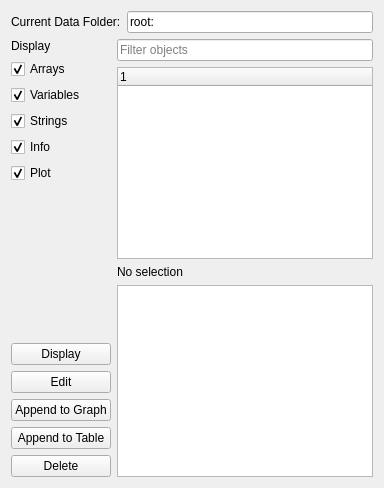
<?xml version="1.0" encoding="UTF-8"?>
<ui version="4.0">
 <class>DataBrowser</class>
 <widget class="QWidget" name="DataBrowser">
  <property name="windowTitle">
   <string>Data Browser</string>
  </property>
  <layout class="QVBoxLayout" name="verticalLayout">
   <item>
    <layout class="QHBoxLayout" name="folderLayout">
     <item>
      <widget class="QLabel" name="folder_label">
       <property name="text">
        <string>Current Data Folder:</string>
       </property>
      </widget>
     </item>
     <item>
      <widget class="QLineEdit" name="current_folder_edit">
       <property name="readOnly">
        <bool>true</bool>
       </property>
       <property name="text">
        <string>root:</string>
       </property>
      </widget>
     </item>
    </layout>
   </item>
   <item>
    <layout class="QHBoxLayout" name="mainLayout">
     <item>
      <layout class="QVBoxLayout" name="filterLayout">
       <item>
        <widget class="QLabel" name="display_label">
         <property name="text">
          <string>Display</string>
         </property>
        </widget>
       </item>
       <item>
        <widget class="QCheckBox" name="waves_checkbox">
         <property name="text">
          <string>Arrays</string>
         </property>
         <property name="checked">
          <bool>true</bool>
         </property>
        </widget>
       </item>
       <item>
        <widget class="QCheckBox" name="variables_checkbox">
         <property name="text">
          <string>Variables</string>
         </property>
         <property name="checked">
          <bool>true</bool>
         </property>
        </widget>
       </item>
       <item>
        <widget class="QCheckBox" name="strings_checkbox">
         <property name="text">
          <string>Strings</string>
         </property>
         <property name="checked">
          <bool>true</bool>
         </property>
        </widget>
       </item>
       <item>
        <widget class="QCheckBox" name="info_checkbox">
         <property name="text">
          <string>Info</string>
         </property>
         <property name="checked">
          <bool>true</bool>
         </property>
        </widget>
       </item>
       <item>
        <widget class="QCheckBox" name="plot_checkbox">
         <property name="text">
          <string>Plot</string>
         </property>
         <property name="checked">
          <bool>true</bool>
         </property>
        </widget>
       </item>
       <item>
        <spacer name="verticalSpacer">
         <property name="orientation">
          <enum>Qt::Vertical</enum>
         </property>
         <property name="sizeHint" stdset="0">
          <size>
           <width>20</width>
           <height>40</height>
          </size>
         </property>
        </spacer>
       </item>
       <item>
        <widget class="QPushButton" name="display_button">
         <property name="text">
          <string>Display</string>
         </property>
        </widget>
       </item>
       <item>
        <widget class="QPushButton" name="edit_button">
         <property name="text">
          <string>Edit</string>
         </property>
        </widget>
       </item>
       <item>
        <widget class="QPushButton" name="append_graph_button">
         <property name="text">
          <string>Append to Graph</string>
         </property>
        </widget>
       </item>
       <item>
        <widget class="QPushButton" name="append_table_button">
         <property name="text">
          <string>Append to Table</string>
         </property>
        </widget>
       </item>
       <item>
        <widget class="QPushButton" name="delete_button">
         <property name="text">
          <string>Delete</string>
         </property>
        </widget>
       </item>
      </layout>
     </item>
     <item>
      <layout class="QVBoxLayout" name="browserLayout">
       <item>
        <widget class="QLineEdit" name="filter_edit">
         <property name="placeholderText">
          <string>Filter objects</string>
         </property>
        </widget>
       </item>
       <item>
        <widget class="QTreeWidget" name="tree"/>
       </item>
       <item>
        <widget class="QLabel" name="summary">
         <property name="text">
          <string>No selection</string>
         </property>
         <property name="wordWrap">
          <bool>true</bool>
         </property>
        </widget>
       </item>
       <item>
        <widget class="QTextBrowser" name="details_text"/>
       </item>
      </layout>
     </item>
    </layout>
   </item>
  </layout>
 </widget>
 <resources/>
 <connections/>
</ui>
